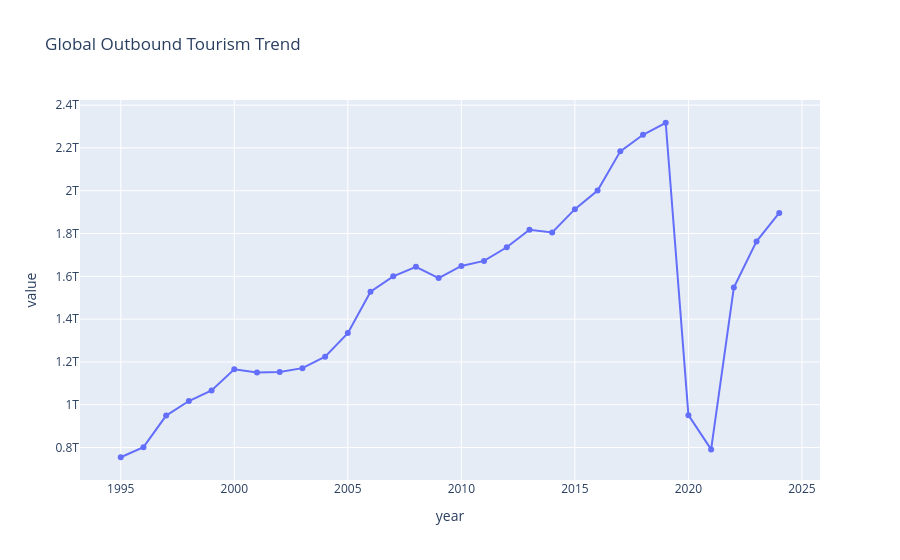

Here is the notebook cell this chart was saved with:
### Code cell
trend = df.groupby("year")["value"].sum().reset_index()

fig = px.line(
    trend,
    x="year",
    y="value",
    markers=True,
    title="Global Outbound Tourism Trend"
)

fig.show()

### Figure 1 — Plotly figure (JSON) as saved in the notebook; plotly's stock layout.template omitted (floating-point values rounded to 4 significant figures)
{"data": [{"hovertemplate": "year=%{x}<br>value=%{y}<extra></extra>", "legendgroup": "", "line": {"color": "#636efa", "dash": "solid"}, "marker": {"symbol": "circle"}, "mode": "lines+markers", "name": "", "orientation": "v", "showlegend": false, "type": "scatter", "x": [1995, 1996, 1997, 1998, 1999, 2000, 2001, 2002, 2003, 2004, 2005, 2006, 2007, 2008, 2009, 2010, 2011, 2012, 2013, 2014, 2015, 2016, 2017, 2018, 2019, 2020, 2021, 2022, 2023, 2024], "xaxis": "x", "y": [754826000000, 802120000000, 949605000000, 1017470900000, 1066552310000, 1165723586000, 1150703767000, 1153379918000, 1171163058000, 1224594707000, 1334766863000, 1527985847000, 1600188990000, 1644718162000, 1591760189000, 1648379179000, 1672000000000.0, 1736000000000.0, 1818000000000.0, 1805000000000.0, 1913862800000, 2000726188000, 2183849731000, 2261184739000, 2317537618000, 951400000000.0, 791400000000.0, 1548000000000.0, 1763000000000.0, 1896000000000.0], "yaxis": "y"}], "layout": {"autosize": true, "legend": {"tracegroupgap": 0}, "title": {"text": "Global Outbound Tourism Trend"}, "xaxis": {"anchor": "y", "autorange": true, "domain": [0, 1], "range": [1993.0, 2026.0], "title": {"text": "year"}, "type": "linear"}, "yaxis": {"anchor": "x", "autorange": true, "domain": [0, 1], "range": [625900000000.0, 2446000000000.0], "title": {"text": "value"}, "type": "linear"}}}
